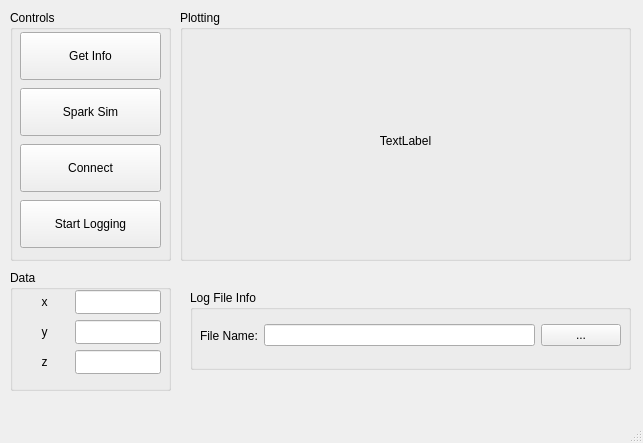
<?xml version="1.0" encoding="UTF-8"?>
<ui version="4.0">
 <class>MainWindow</class>
 <widget class="QMainWindow" name="MainWindow">
  <property name="geometry">
   <rect>
    <x>0</x>
    <y>0</y>
    <width>643</width>
    <height>443</height>
   </rect>
  </property>
  <property name="windowTitle">
   <string>MainWindow</string>
  </property>
  <widget class="QWidget" name="centralwidget">
   <widget class="QGroupBox" name="groupBox_plottingView">
    <property name="geometry">
     <rect>
      <x>180</x>
      <y>10</y>
      <width>451</width>
      <height>251</height>
     </rect>
    </property>
    <property name="title">
     <string>Plotting</string>
    </property>
    <widget class="QLabel" name="label_imagePlot">
     <property name="geometry">
      <rect>
       <x>10</x>
       <y>20</y>
       <width>431</width>
       <height>221</height>
      </rect>
     </property>
     <property name="text">
      <string>TextLabel</string>
     </property>
     <property name="alignment">
      <set>Qt::AlignCenter</set>
     </property>
    </widget>
   </widget>
   <widget class="QGroupBox" name="groupBox_control">
    <property name="geometry">
     <rect>
      <x>10</x>
      <y>10</y>
      <width>161</width>
      <height>251</height>
     </rect>
    </property>
    <property name="title">
     <string>Controls</string>
    </property>
    <widget class="QWidget" name="verticalLayoutWidget">
     <property name="geometry">
      <rect>
       <x>10</x>
       <y>20</y>
       <width>141</width>
       <height>221</height>
      </rect>
     </property>
     <layout class="QVBoxLayout" name="verticalLayout">
      <item>
       <widget class="QPushButton" name="pushButton_getInfo">
        <property name="minimumSize">
         <size>
          <width>0</width>
          <height>48</height>
         </size>
        </property>
        <property name="text">
         <string>Get Info</string>
        </property>
       </widget>
      </item>
      <item>
       <widget class="QPushButton" name="pushButton_SparkSim">
        <property name="minimumSize">
         <size>
          <width>0</width>
          <height>48</height>
         </size>
        </property>
        <property name="text">
         <string>Spark Sim</string>
        </property>
       </widget>
      </item>
      <item>
       <widget class="QPushButton" name="pushButton_ConnectToSerial">
        <property name="minimumSize">
         <size>
          <width>0</width>
          <height>48</height>
         </size>
        </property>
        <property name="text">
         <string>Connect</string>
        </property>
       </widget>
      </item>
      <item>
       <widget class="QPushButton" name="pushButton_startStopLogging">
        <property name="minimumSize">
         <size>
          <width>0</width>
          <height>48</height>
         </size>
        </property>
        <property name="text">
         <string>Start Logging</string>
        </property>
       </widget>
      </item>
     </layout>
    </widget>
   </widget>
   <widget class="QGroupBox" name="groupBox_logging">
    <property name="geometry">
     <rect>
      <x>190</x>
      <y>290</y>
      <width>441</width>
      <height>80</height>
     </rect>
    </property>
    <property name="title">
     <string>Log File Info</string>
    </property>
    <widget class="QWidget" name="horizontalLayoutWidget">
     <property name="geometry">
      <rect>
       <x>10</x>
       <y>20</y>
       <width>421</width>
       <height>51</height>
      </rect>
     </property>
     <layout class="QHBoxLayout" name="horizontalLayout">
      <item>
       <widget class="QLabel" name="label">
        <property name="text">
         <string>File Name:</string>
        </property>
       </widget>
      </item>
      <item>
       <widget class="QLineEdit" name="lineEdit_logFileName"/>
      </item>
      <item>
       <widget class="QPushButton" name="pushButton_selectFile">
        <property name="text">
         <string>...</string>
        </property>
       </widget>
      </item>
     </layout>
    </widget>
   </widget>
   <widget class="QGroupBox" name="groupBox_Data">
    <property name="geometry">
     <rect>
      <x>10</x>
      <y>270</y>
      <width>161</width>
      <height>121</height>
     </rect>
    </property>
    <property name="title">
     <string>Data</string>
    </property>
    <widget class="QWidget" name="formLayoutWidget">
     <property name="geometry">
      <rect>
       <x>10</x>
       <y>20</y>
       <width>141</width>
       <height>91</height>
      </rect>
     </property>
     <layout class="QFormLayout" name="formLayout">
      <item row="0" column="0">
       <widget class="QLabel" name="label_2">
        <property name="minimumSize">
         <size>
          <width>49</width>
          <height>24</height>
         </size>
        </property>
        <property name="text">
         <string>x</string>
        </property>
        <property name="alignment">
         <set>Qt::AlignCenter</set>
        </property>
       </widget>
      </item>
      <item row="1" column="0">
       <widget class="QLabel" name="label_3">
        <property name="minimumSize">
         <size>
          <width>49</width>
          <height>24</height>
         </size>
        </property>
        <property name="text">
         <string>y</string>
        </property>
        <property name="alignment">
         <set>Qt::AlignCenter</set>
        </property>
       </widget>
      </item>
      <item row="2" column="0">
       <widget class="QLabel" name="label_4">
        <property name="minimumSize">
         <size>
          <width>49</width>
          <height>24</height>
         </size>
        </property>
        <property name="text">
         <string>z</string>
        </property>
        <property name="alignment">
         <set>Qt::AlignCenter</set>
        </property>
       </widget>
      </item>
      <item row="0" column="1">
       <widget class="QLineEdit" name="lineEdit_xValue">
        <property name="minimumSize">
         <size>
          <width>0</width>
          <height>24</height>
         </size>
        </property>
       </widget>
      </item>
      <item row="1" column="1">
       <widget class="QLineEdit" name="lineEdit_yValue">
        <property name="minimumSize">
         <size>
          <width>0</width>
          <height>24</height>
         </size>
        </property>
       </widget>
      </item>
      <item row="2" column="1">
       <widget class="QLineEdit" name="lineEdit_xValue_2">
        <property name="minimumSize">
         <size>
          <width>0</width>
          <height>24</height>
         </size>
        </property>
        <property name="alignment">
         <set>Qt::AlignCenter</set>
        </property>
       </widget>
      </item>
     </layout>
    </widget>
   </widget>
  </widget>
  <widget class="QMenuBar" name="menubar">
   <property name="geometry">
    <rect>
     <x>0</x>
     <y>0</y>
     <width>643</width>
     <height>22</height>
    </rect>
   </property>
  </widget>
  <widget class="QStatusBar" name="statusbar"/>
 </widget>
 <resources/>
 <connections/>
</ui>
